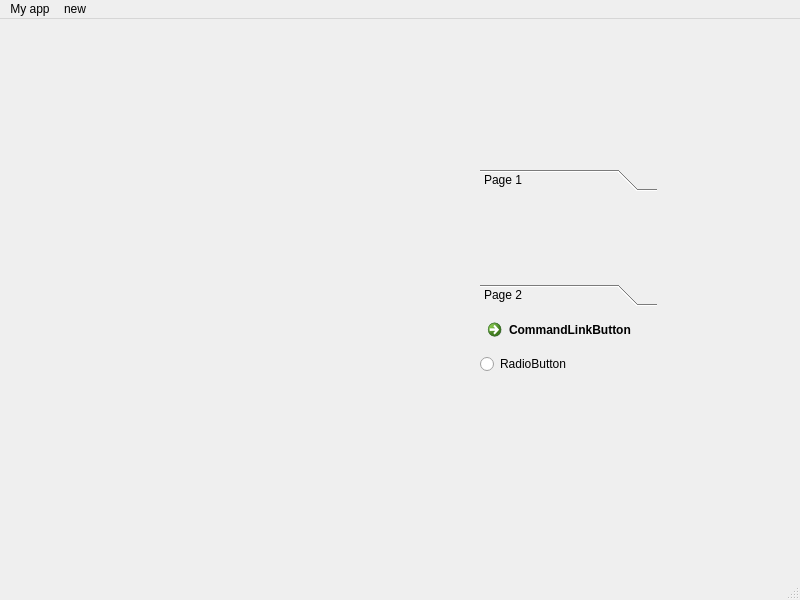
<?xml version="1.0" encoding="UTF-8"?>
<ui version="4.0">
 <class>MainWindow</class>
 <widget class="QMainWindow" name="MainWindow">
  <property name="geometry">
   <rect>
    <x>0</x>
    <y>0</y>
    <width>800</width>
    <height>600</height>
   </rect>
  </property>
  <property name="windowTitle">
   <string>MainWindow</string>
  </property>
  <widget class="QWidget" name="centralwidget">
   <widget class="QWidget" name="verticalLayoutWidget">
    <property name="geometry">
     <rect>
      <x>480</x>
      <y>150</y>
      <width>177</width>
      <height>205</height>
     </rect>
    </property>
    <layout class="QVBoxLayout" name="verticalLayout">
     <item>
      <widget class="QToolBox" name="toolBox">
       <property name="currentIndex">
        <number>0</number>
       </property>
       <widget class="QWidget" name="page">
        <property name="geometry">
         <rect>
          <x>0</x>
          <y>0</y>
          <width>175</width>
          <height>67</height>
         </rect>
        </property>
        <attribute name="label">
         <string>Page 1</string>
        </attribute>
       </widget>
       <widget class="QWidget" name="page_2">
        <property name="geometry">
         <rect>
          <x>0</x>
          <y>0</y>
          <width>175</width>
          <height>67</height>
         </rect>
        </property>
        <attribute name="label">
         <string>Page 2</string>
        </attribute>
       </widget>
      </widget>
     </item>
     <item>
      <widget class="QCommandLinkButton" name="commandLinkButton">
       <property name="text">
        <string>CommandLinkButton</string>
       </property>
      </widget>
     </item>
     <item>
      <widget class="QRadioButton" name="radioButton">
       <property name="text">
        <string>RadioButton</string>
       </property>
      </widget>
     </item>
    </layout>
   </widget>
  </widget>
  <widget class="QStatusBar" name="statusbar"/>
  <widget class="QMenuBar" name="menubar">
   <property name="geometry">
    <rect>
     <x>0</x>
     <y>0</y>
     <width>800</width>
     <height>23</height>
    </rect>
   </property>
   <widget class="QMenu" name="menuMy_app">
    <property name="title">
     <string>My app</string>
    </property>
    <addaction name="actionan_option"/>
    <addaction name="actioni_need"/>
    <addaction name="actionJe_suis_pardu"/>
    <addaction name="actionQt_c_de_la_merdde"/>
    <addaction name="separator"/>
    <addaction name="actionok_2"/>
    <addaction name="actionnon"/>
   </widget>
   <widget class="QMenu" name="menunew">
    <property name="title">
     <string>new</string>
    </property>
    <addaction name="actionok"/>
   </widget>
   <addaction name="menuMy_app"/>
   <addaction name="menunew"/>
  </widget>
  <action name="actionan_option">
   <property name="text">
    <string>an option</string>
   </property>
  </action>
  <action name="actioni_need">
   <property name="text">
    <string>i need</string>
   </property>
  </action>
  <action name="actionok">
   <property name="text">
    <string>ok</string>
   </property>
  </action>
  <action name="actionJe_suis_pardu">
   <property name="text">
    <string>Je suis perdu</string>
   </property>
  </action>
  <action name="actionQt_c_de_la_merdde">
   <property name="text">
    <string>Qt c de la merde</string>
   </property>
  </action>
  <action name="actionok_2">
   <property name="text">
    <string>ok</string>
   </property>
  </action>
  <action name="actionnon">
   <property name="text">
    <string>non</string>
   </property>
  </action>
 </widget>
 <resources/>
 <connections/>
</ui>
